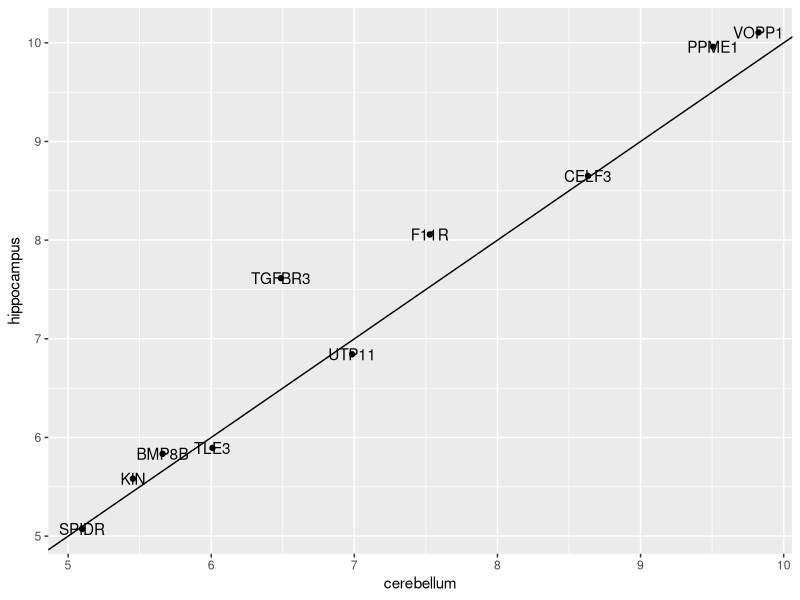
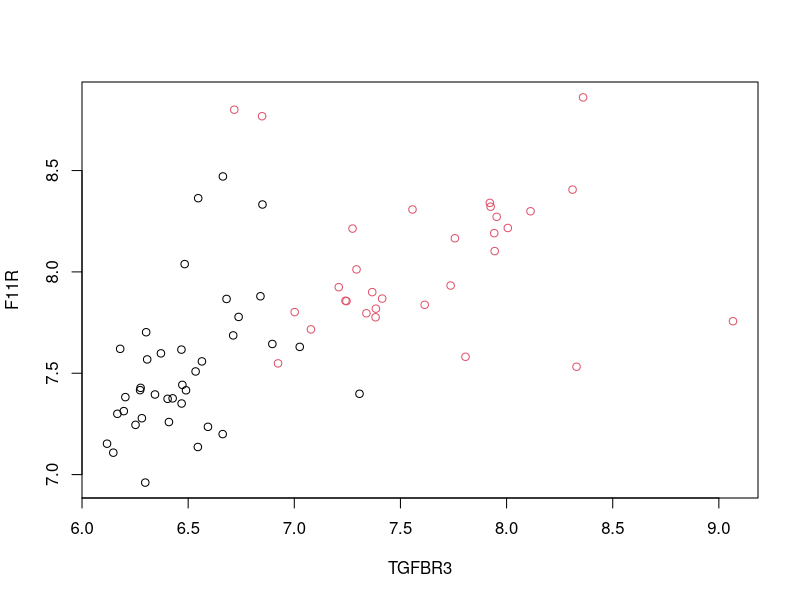

R code for these plots, in order:
library(tidyverse)
library(dslabs)
library(caret)
library(ggplot2)

set.seed(1993)
data("tissue_gene_expression")
ind <- which(tissue_gene_expression$y %in% c("cerebellum", "hippocampus"))
y <- droplevels(tissue_gene_expression$y[ind])
x <- tissue_gene_expression$x[ind, ]
x <- x[, sample(ncol(x), 10)]


#params < data$train %>% group_by(y) %>%
#  summarize(avg_1 = mean(x_1), avg_2 = mean(x_2), sd_1 = sd(x_1), sd_2 = sd(x_2, r = cor(x_1,x_2)))

#params <- params %>% mutate(sd_1 = mean(sd_1), sd_2 = mean(sd_2), r=mean(r))
#params

#train_lda <- train(x,y,
#                   method = "lda", data=tissue_gene_expression)
#y_hat <- predict(train_lda, x)
#cm <- confusionMatrix(data=y_hat, reference = tissue_gene_expression$y)$overall["Accuracy"]
# answer Q1
fit_lda <- train(x, y, method = "qda", preprocess="center")
print(fit_lda$results["Accuracy"])
df <- t(fit_lda$finalModel$means) %>% data.frame() %>%
  mutate(predictor_name = rownames(.))

ggplot(df, aes(cerebellum, hippocampus, label = predictor_name)) +
  geom_point() +
  geom_text() +
  geom_abline()

d <- apply(fit_lda$finalModel$means, 2, diff)
ind <- order(abs(d), decreasing = TRUE)[1:2]
plot(x[, ind], col = y)


set.seed(1993)
data("tissue_gene_expression")
y <- tissue_gene_expression$y
x <- tissue_gene_expression$x
x <- x[, sample(ncol(x), 10)]

train_lda <- train(x,y,
                   method = "lda", data=tissue_gene_expression)
y_hat <- predict(train_lda, x)
cm <- confusionMatrix(data=y_hat, reference = tissue_gene_expression$y)$overall["Accuracy"]
